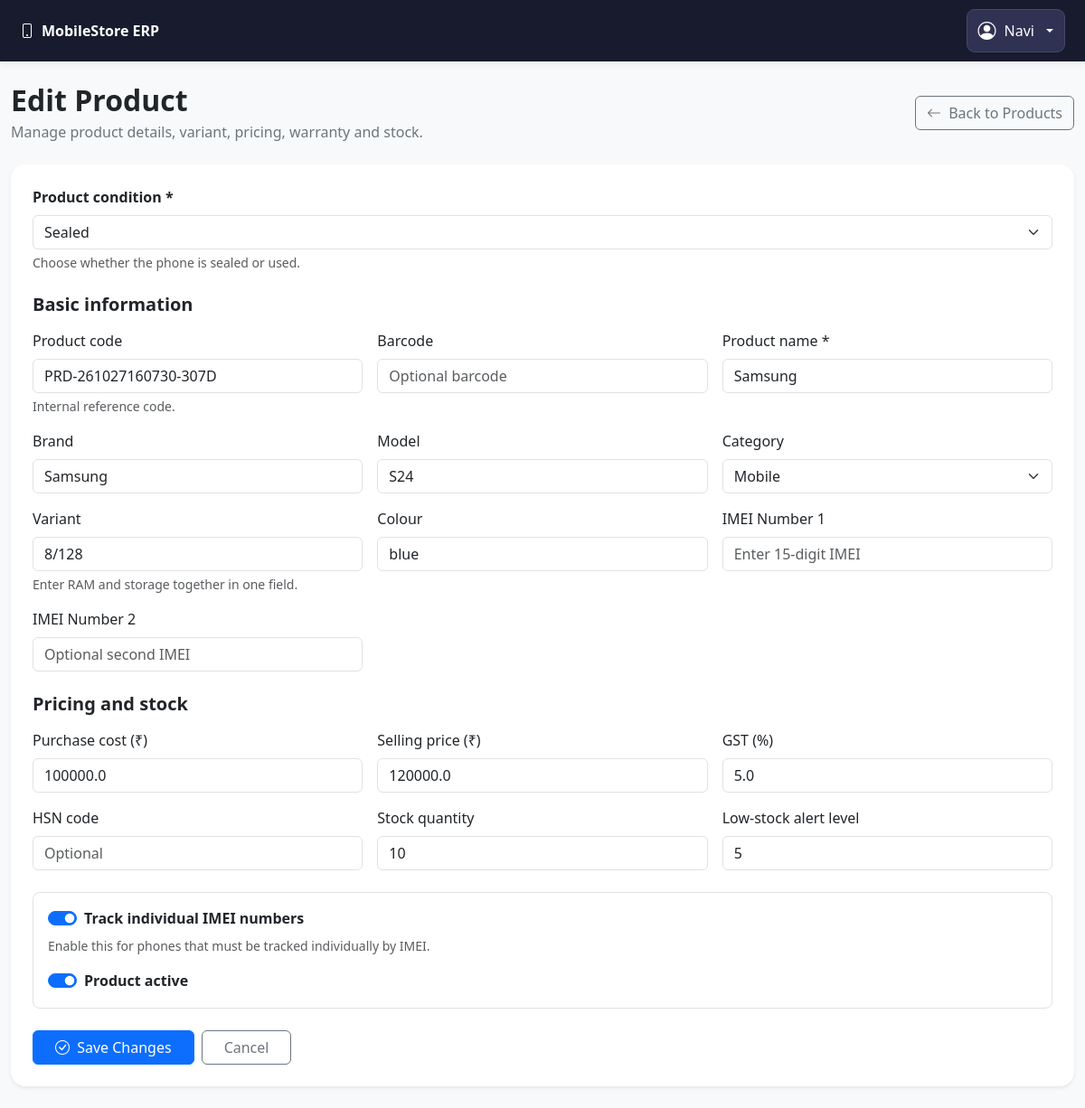
The app's page /products/edit/5 (signed in) with its own data.
### models.py (models this page shows, shortened)
class TimestampMixin:
    created_at = db.Column(db.DateTime(timezone=True), default=utc_now, nullable=False)
    updated_at = db.Column(
        db.DateTime(timezone=True), default=utc_now, onupdate=utc_now, nullable=False
    )

class User(UserMixin, TimestampMixin, db.Model):
    __tablename__ = "users"
    id = db.Column(db.Integer, primary_key=True)
    username = db.Column(db.String(80), unique=True, nullable=False, index=True)
    full_name = db.Column(db.String(150), nullable=False)
    password_hash = db.Column(db.String(255), nullable=False)
    role = db.Column(db.String(20), nullable=False, default="cashier")
    is_active = db.Column(db.Boolean, default=True, nullable=False)

class Product(TimestampMixin, db.Model):
    __tablename__ = "products"
    id = db.Column(db.Integer, primary_key=True)
    product_code = db.Column(db.String(50), unique=True, nullable=False)
    barcode = db.Column(db.String(100), unique=True, nullable=True)
    name = db.Column(db.String(150), nullable=False, index=True)
    brand = db.Column(db.String(100))
    model = db.Column(db.String(100))
    category = db.Column(db.String(80), default="Mobile")
    variant = db.Column(db.String(100))
    color = db.Column(db.String(50))
    condition = db.Column(db.String(30), nullable=False, default="Sealed")
    used_grade = db.Column(db.String(30))
    warranty_months = db.Column(db.Integer, default=0)
    hsn_code = db.Column(db.String(30), nullable=True)
    gst_percent = db.Column(db.Float, default=0, nullable=False)
    cost_price = db.Column(db.Float, default=0, nullable=False)
    selling_price = db.Column(db.Float, default=0, nullable=False)
    stock_quantity = db.Column(db.Integer, default=0, nullable=False)
    reorder_level = db.Column(db.Integer, default=5, nullable=False)
    track_imei = db.Column(db.Boolean, default=True, nullable=False)
    is_active = db.Column(db.Boolean, default=True, nullable=False)
    imei_records = db.relationship("IMEIRecord", back_populates="product", lazy=True)

### app.py (the view, shortened to what this page needs)
    @app.route("/products/edit/<int:product_id>", methods=["GET", "POST"])
    @login_required
    def product_edit(product_id):
        product = db.session.get(Product, product_id)
        if product is None:
            flash("Product not found.", "danger")
            return redirect(url_for("products_list"))
        selected_type = product.condition or "Sealed"
        return render_template(
            "products/form.html",
            product=product,
            selected_type=selected_type,
        )

### templates/Products/Form.html (shortened to what this page needs)
{% extends "base.html" %}
{% block content %}
<div class="container-fluid py-4">
    <div class="d-flex flex-wrap justify-content-between align-items-center gap-3 mb-4">
        <div>
            <h2 class="fw-bold mb-1">
                {{ 'Edit Product' if product else ('Register Used Phone' if selected_type == 'Used' else 'Register Sealed Phone') }}
            </h2>
            <p class="text-secondary mb-0">
                Manage product details, variant, pricing, warranty and stock.
            </p>
        </div>
        <a href="{{ url_for('products_list') }}" class="btn btn-outline-secondary">
            <i class="bi bi-arrow-left me-1"></i> Back to Products
        </a>
    </div>
    <div class="card border-0 shadow-sm rounded-4">
        <div class="card-body p-4">
            <form method="POST"
                  action="{{ url_for('product_edit', product_id=product.id) if product else url_for('product_create') }}"
                  id="productForm">
                <div class="mb-4">
                    <label class="form-label fw-semibold" for="productType">
                        Product condition *
                    </label>
                    <select class="form-select"
                            name="condition"
                            id="productType"
                            required>
                        <option value="Sealed"
                            {% if (product.condition if product else selected_type) == 'Sealed' %}selected{% endif %}>
                            Sealed
                        </option>
                    </select>
                    <div class="form-text">
                        Choose whether the phone is sealed or used.
                    </div>
                </div>
                <h5 class="fw-bold mb-3">Basic information</h5>
                <div class="row g-3 mb-4">
                    <div class="col-md-4">
                        <label class="form-label" for="product_code">Product code</label>
                        <input class="form-control"
                               name="product_code"
                               id="product_code"
                               value="{{ product.product_code if product else '' }}"
                               placeholder="Generated automatically"
                               readonly>
                        <div class="form-text">Internal reference code.</div>
                    </div>
                    <div class="col-md-4">
                        <label class="form-label" for="barcode">Barcode</label>
                        <input class="form-control"
                               name="barcode"
                               id="barcode"
                               maxlength="100"
                               value="{{ product.barcode if product and product.barcode else '' }}"
                               placeholder="Optional barcode">
                    </div>
                    <div class="col-md-4">
                        <label class="form-label" for="name">Product name *</label>
                        <input class="form-control"
                               name="name"
                               id="name"
                               required
                               maxlength="150"
                               value="{{ product.name if product else '' }}"
                               placeholder="e.g. Samsung Galaxy A55">
                    </div>
                    <div class="col-md-4">
                        <label class="form-label" for="brand">Brand</label>
                        <input class="form-control"
                               name="brand"
                               id="brand"
                               value="{{ product.brand if product else '' }}"
                               placeholder="e.g. Samsung">
                    </div>
                    <div class="col-md-4">
                        <label class="form-label" for="model">Model</label>
                        <input class="form-control"
                               name="model"
                               id="model"
                               value="{{ product.model if product else '' }}"
                               placeholder="Model number">
                    </div>
                    <div class="col-md-4">
                        <label class="form-label" for="category">Category</label>
                        {% set selected_category = product.category if product else 'Mobile' %}
                        <select class="form-select" name="category" id="category">
                            {% for option in ['Mobile', 'Tablet', 'Accessory', 'Other'] %}
                            <option value="{{ option }}"
                                {% if selected_category == option %}selected{% endif %}>
                                {{ option }}
                            </option>
                            {% endfor %}
                        </select>
                    </div>
                    <div class="col-md-4">
                        <label class="form-label" for="variant">Variant</label>
                        <input class="form-control"
                               name="variant"
                               id="variant"
                               maxlength="100"
                               value="{{ product.variant if product and product.variant else '' }}"
                               placeholder="e.g. 8 GB RAM / 128 GB Storage">
                        <div class="form-text">
                            Enter RAM and storage together in one field.
                        </div>
                    </div>
                    <div class="col-md-4">
                        <label class="form-label" for="color">Colour</label>
                        <input class="form-control"
                               name="color"
                               id="color"
                               value="{{ product.color if product else '' }}"
                               placeholder="e.g. Black">
                    </div>
            <div class="col-md-4">
    <label class="form-label" for="imei1">IMEI Number 1</label>
    <input class="form-control"
           type="text"
           name="imei1"
           id="imei1"
           maxlength="15"
           pattern="[0-9]{15}"
           inputmode="numeric"
           placeholder="Enter 15-digit IMEI">
                </div>
            <div class="col-md-4">
    <label class="form-label" for="imei2">IMEI Number 2</label>
    <input class="form-control"
           type="text"
           name="imei2"
           id="imei2"
           maxlength="15"
           pattern="[0-9]{15}"
           inputmode="numeric"
           placeholder="Optional second IMEI">
            </div>
                </div>
                <h5 class="fw-bold mb-3">Pricing and stock</h5>
                <div class="row g-3 mb-4">
                    <div class="col-md-4">
                        <label class="form-label" for="cost_price">
                            Purchase cost (₹)
                        </label>
                        <input type="number"
                               step="0.01"
                               min="0"
                               class="form-control"
                               name="cost_price"
                               id="cost_price"
                               value="{{ product.cost_price if product else 0 }}"
                               required>
                    </div>
                    <div class="col-md-4">
                        <label class="form-label" for="selling_price">
                            Selling price (₹)
                        </label>
                        <input type="number"
                               step="0.01"
                               min="0"
                               class="form-control"
                               name="selling_price"
                               id="selling_price"
                               value="{{ product.selling_price if product else 0 }}"
                               required>
                    </div>
                    <div class="col-md-4">
                        <label class="form-label" for="gst_percent">GST (%)</label>
                        <input type="number"
                               step="0.01"
                               min="0"
                               max="100"
                               class="form-control"
                               name="gst_percent"
                               id="gst_percent"
                               value="{{ product.gst_percent if product else 0 }}">
                    </div>
                    <div class="col-md-4">
                        <label class="form-label" for="hsn_code">HSN code</label>
                        <input class="form-control"
                               name="hsn_code"
                               id="hsn_code"
                               maxlength="30"
                               value="{{ product.hsn_code if product and product.hsn_code else '' }}"
                               placeholder="Optional">
                    </div>
                    <div class="col-md-4">
                        <label class="form-label" for="stock_quantity">
                            Stock quantity
                        </label>
                        <input type="number"
                               min="0"
                               step="1"
                               class="form-control"
                               name="stock_quantity"
                               id="stock_quantity"
                               value="{{ product.stock_quantity if product else 0 }}"
                               required>
                    </div>
                    <div class="col-md-4">
                        <label class="form-label" for="reorder_level">
                            Low-stock alert level
                        </label>
                        <input type="number"
                               min="0"
                               step="1"
                               class="form-control"
                               name="reorder_level"
                               id="reorder_level"
                               value="{{ product.reorder_level if product else 5 }}">
                    </div>
                </div>
                <div class="border rounded-3 p-3 mb-4">
                    <div class="form-check form-switch mb-2">
                        <input class="form-check-input"
                               type="checkbox"
                               role="switch"
                               name="track_imei"
                               id="track_imei"
                               {% if product is none or product.track_imei %}checked{% endif %}>
                        <label class="form-check-label fw-semibold" for="track_imei">
                            Track individual IMEI numbers
                        </label>
                    </div>
                    <div class="form-text">
                        Enable this for phones that must be tracked individually by IMEI.
                    </div>
                    <div class="form-check form-switch mt-3">
                        <input class="form-check-input"
                               type="checkbox"
                               role="switch"
                               name="is_active"
                               id="is_active"
                               {% if product is none or product.is_active %}checked{% endif %}>
                        <label class="form-check-label fw-semibold" for="is_active">
                            Product active
                        </label>
                    </div>
                </div>
                <div class="d-flex flex-wrap gap-2">
                    <button class="btn btn-primary px-4" type="submit">
                        <i class="bi bi-check-circle me-1"></i>
                        {{ 'Save Changes' if product else 'Register Product' }}
                    </button>
                    <a href="{{ url_for('products_list') }}"
                       class="btn btn-outline-secondary px-4">
                        Cancel
                    </a>
                </div>
            </form>
        </div>
    </div>
</div>
{% endblock %}

### templates/base.html (shortened to what this page needs)
<!DOCTYPE html>
<html lang="en">
<head>
    <link
        href="https://cdn.jsdelivr.net/npm/bootstrap@5.3.3/dist/css/bootstrap.min.css"
        rel="stylesheet">
    <link
        href="https://cdn.jsdelivr.net/npm/bootstrap-icons@1.11.3/font/bootstrap-icons.min.css"
        rel="stylesheet">
</head>
<body class="bg-light">
    {% if current_user.is_authenticated %}
    <nav class="navbar app-navbar">
        <div class="container-fluid px-0">
            <a class="app-brand" href="{{ url_for('dashboard_page') }}">
                <i class="bi bi-phone me-2"></i>MobileStore ERP
            </a>
            <div class="dropdown">
                <button
                    class="btn account-button dropdown-toggle"
                    type="button"
                    id="accountDropdown"
                    data-bs-toggle="dropdown"
                    aria-expanded="false">
                    <i class="bi bi-person-circle fs-5"></i>
                    <span class="account-name">
                        {{ current_user.full_name or current_user.username }}
                    </span>
                </button>
            </div>
        </div>
    </nav>
    {% endif %}
    {% block content %}{% endblock %}
</body>
</html>

### templates/base.html (style rules this page uses)
.app-navbar { background: #171b2d; padding: 10px 22px; box-shadow: 0 2px 10px rgba(0, 0, 0, .08); }
.app-brand { color: #fff; font-weight: 750; text-decoration: none; }
.account-button { display: inline-flex; align-items: center; gap: 9px; padding: 8px 12px; color: #fff; background: #303253; border: 1px solid #454969; border-radius: 9px; }

### records on screen
User: full_name "Navi"
Product: condition "Sealed", product_code "PRD-261027160730-307D", name "Samsung", brand "Samsung", model "S24", category "Mobile", variant "8/128", color "blue", cost_price "100000.0", selling_price "120000.0", gst_percent "5.0", stock_quantity "10", reorder_level "5", track_imei "☑", is_active "☑"

### other values on screen
{{ 'Save Changes' if product else 'Register Product' }} "Save Changes"
